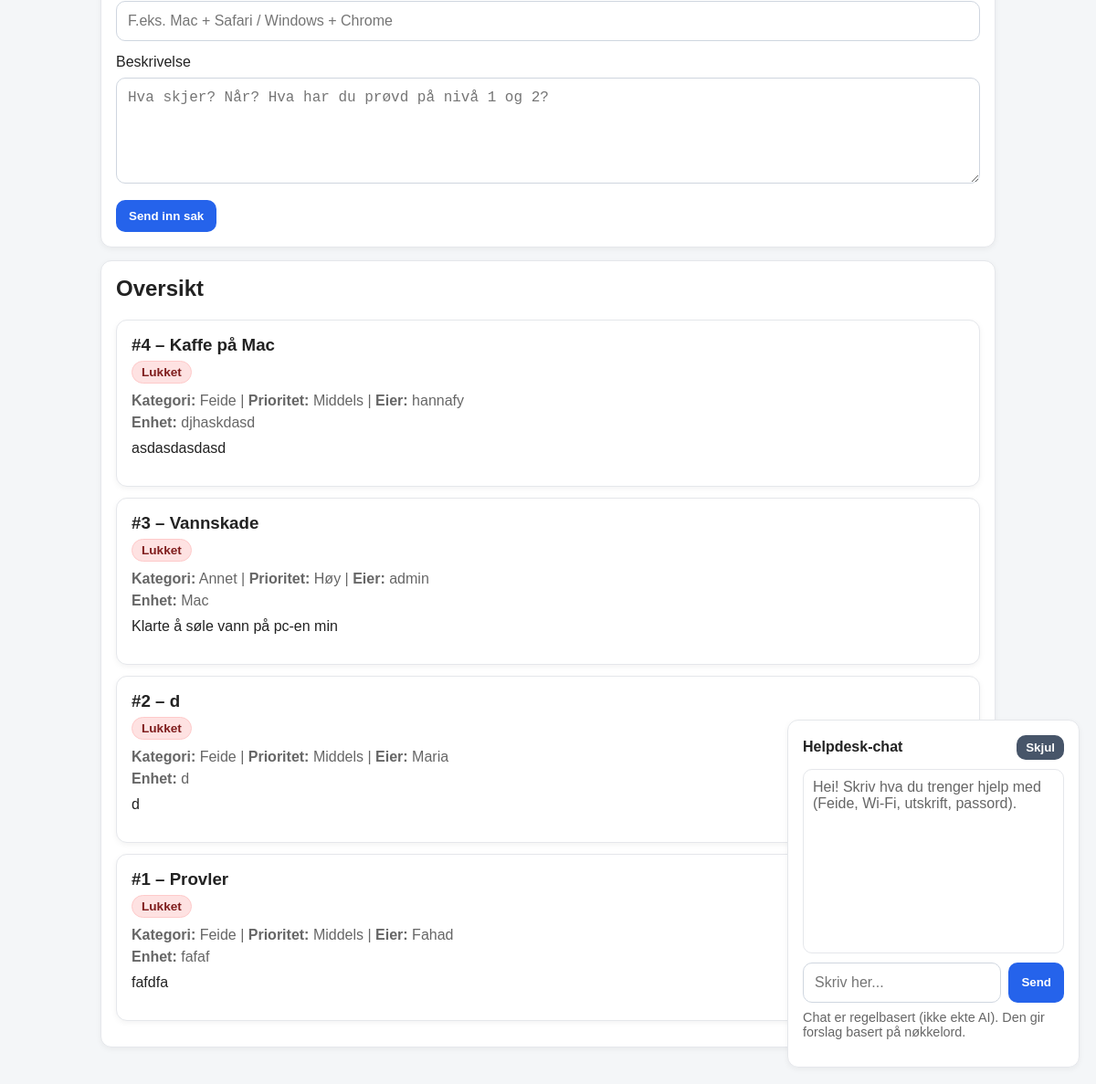
Before: /tickets (signed in, lower part) with the older database file.
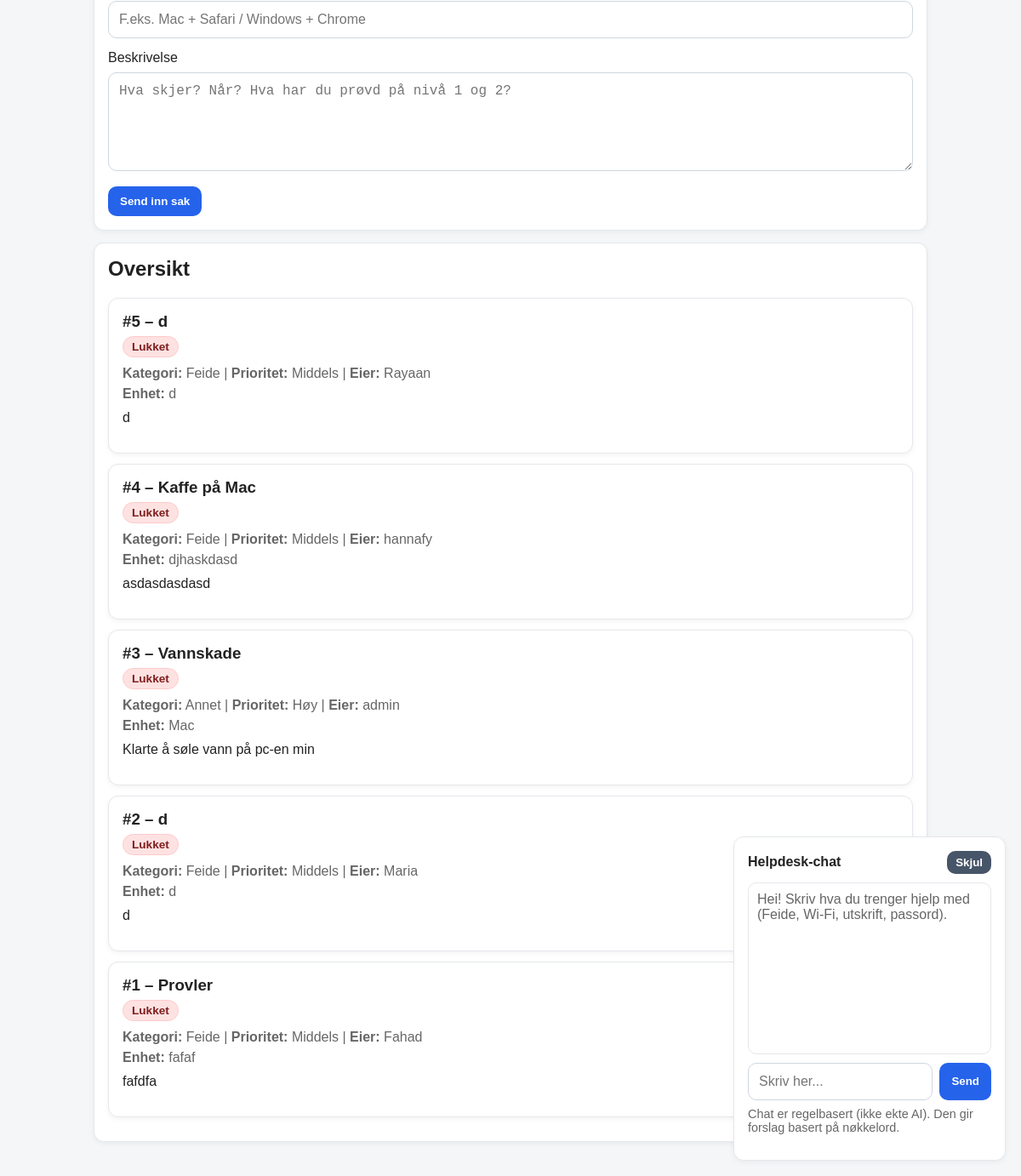
After: the same page with the newer database file.
### tables this page shows
CREATE TABLE tickets (
            id INTEGER PRIMARY KEY AUTOINCREMENT,
            title TEXT NOT NULL,
            desc TEXT NOT NULL,
            owner TEXT NOT NULL,
            category TEXT NOT NULL DEFAULT 'Annet',
            priority TEXT NOT NULL DEFAULT 'Middels',
            device TEXT NOT NULL DEFAULT '',
            status TEXT NOT NULL DEFAULT 'Åpen',
            created_at TEXT NOT NULL DEFAULT (datetime('now'))
        );

### app/routes.py (the view, shortened to what this page needs)
@bp.route("/tickets", methods=["GET", "POST"])
def tickets():
    user = current_user()
    if not user:
        return redirect(url_for("main.login"))
    role = current_role()
    visible = get_tickets() if role == "support" else get_tickets(owner=user)
    return render_template("_tickets.html", tickets=visible, role=role)

### app/db.py (called while the page is built)
def _conn():
    DB_PATH.parent.mkdir(parents=True, exist_ok=True)
    conn = sqlite3.connect(DB_PATH)
    conn.row_factory = sqlite3.Row
    return conn

def get_tickets(owner: Optional[str] = None) -> List[Dict[str, str]]:
    conn = _conn()
    cur = conn.cursor()
    if owner is None:
        cur.execute("SELECT * FROM tickets ORDER BY id DESC")
    else:
        cur.execute("SELECT * FROM tickets WHERE owner = ? ORDER BY id DESC", (owner,))
    rows = cur.fetchall()
    conn.close()
    return [dict(r) for r in rows]

### app/routes.py (called while the page is built)
def current_user():
    return session.get("user")

def current_role():
    return session.get("role")

@bp.before_app_request
def ensure_db():
    init_db()

### app/templates/_tickets.html (shortened to what this page needs)
{% extends "base.html" %}
{% block content %}
<div class="card">
  <form method="post">
    <input type="text" name="device" placeholder="F.eks. Mac + Safari / Windows + Chrome" required>
    <label>Beskrivelse</label>
    <textarea name="desc" rows="5" placeholder="Hva skjer? Når? Hva har du prøvd på nivå 1 og 2?" required></textarea>
    <button type="submit">Send inn sak</button>
  </form>
</div>
<div class="card">
  <h2>Oversikt</h2>
  {% if tickets|length == 0 %}
    <p class="muted">Du har ingen saker enda. Start i Kunnskapsbase og opprett sak hvis det ikke løser problemet.</p>
  {% else %}
    {% for t in tickets %}
      <div class="card" style="margin:12px 0;">
        <div style="display:flex; justify-content:space-between; gap:12px; flex-wrap:wrap;">
          <div>
            <h3 style="margin-bottom:6px;">#{{ t.id }} – {{ t.title }}</h3>
            {% if t.status == "Åpen" %}
              <span class="badge badge-open">Åpen</span>
            {% else %}
              <span class="badge badge-closed">Lukket</span>
            {% endif %}
            <p class="muted" style="margin:10px 0 0;">
              <strong>Kategori:</strong> {{ t.category }} |
              <strong>Prioritet:</strong> {{ t.priority }} |
              <strong>Eier:</strong> {{ t.owner }}
            </p>
            <p class="muted" style="margin:6px 0 0;">
              <strong>Enhet:</strong> {{ t.device }}
            </p>
            <p style="margin-top:10px;">{{ t.desc }}</p>
          </div>
        </div>
      </div>
    {% endfor %}
  {% endif %}
</div>
{% endblock %}

### app/templates/base.html (shortened to what this page needs)
<!doctype html>
<html lang="no">
  <head>
  </head>
  <body>
    {% block content %}{% endblock %}
    <div id="chatbot" style="position:fixed; right:18px; bottom:18px; width:320px; max-width:92vw; z-index:9999;">
      <div class="card" style="margin:0;">
        <div style="display:flex; justify-content:space-between; align-items:center; gap:10px;">
          <strong>Helpdesk-chat</strong>
          <button id="chatToggle" class="btn-secondary" type="button" style="padding:6px 10px; border-radius:10px;">Skjul</button>
        </div>
        <div id="chatBody" style="margin-top:10px;">
          <div id="chatLog" style="height:180px; overflow:auto; border:1px solid #e5e7eb; border-radius:10px; padding:10px; background:#fff;">
            <div class="muted" style="margin-bottom:8px;">
              Hei! Skriv hva du trenger hjelp med (Feide, Wi-Fi, utskrift, passord).
            </div>
          </div>
          <div style="display:flex; gap:8px; margin-top:10px;">
            <input id="chatInput" type="text" placeholder="Skriv her..." style="margin:0;" />
            <button id="chatSend" type="button">Send</button>
          </div>
          <p class="muted" style="margin-top:8px; font-size:.9rem;">
            Chat er regelbasert (ikke ekte AI). Den gir forslag basert på nøkkelord.
          </p>
        </div>
      </div>
    </div>
  </body>
</html>

### app/templates/base.html (style rules this page uses)
:root { --bg:#f4f6f8; --text:#222; --muted:#666; --card:#fff; --border:#e5e7eb; --primary:#2563eb; --primaryHover:#1d4ed8; --green:#16a34a; --yellow:#ca8a04; --red:#dc2626; }
body { font-family: Arial, sans-serif; max-width: 980px; margin: 40px auto; padding: 0 16px; background: var(--bg); color: var(--text); }
.card { background:var(--card); border:1px solid var(--border); border-radius:12px; padding:16px; margin:14px 0; box-shadow:0 2px 6px rgba(0,0,0,.05); }
.muted { color: var(--muted); }
h1,h2,h3 { margin-top:0; }
input, textarea, select { width:100%; padding:12px; margin:8px 0 14px; border-radius:10px; border:1px solid #cfd6df; box-sizing:border-box; font-size:1rem; }
.btn, button { display:inline-block; background: var(--primary); color:#fff; border:0; border-radius:10px; padding:10px 14px; font-weight:800; cursor:pointer; text-decoration:none; }
.btn-secondary { background:#475569; }
.badge { display:inline-block; padding:4px 10px; border-radius:999px; font-size:.85rem; font-weight:800; }
.badge-closed { background:#fee2e2; color:#7f1d1d; border:1px solid #fecaca; }

Changed rows visible on the page:
added tickets: id "5", title "d", status "Lukket", category "Feide", priority "Middels", owner "Rayaan", device "d", desc "d"
